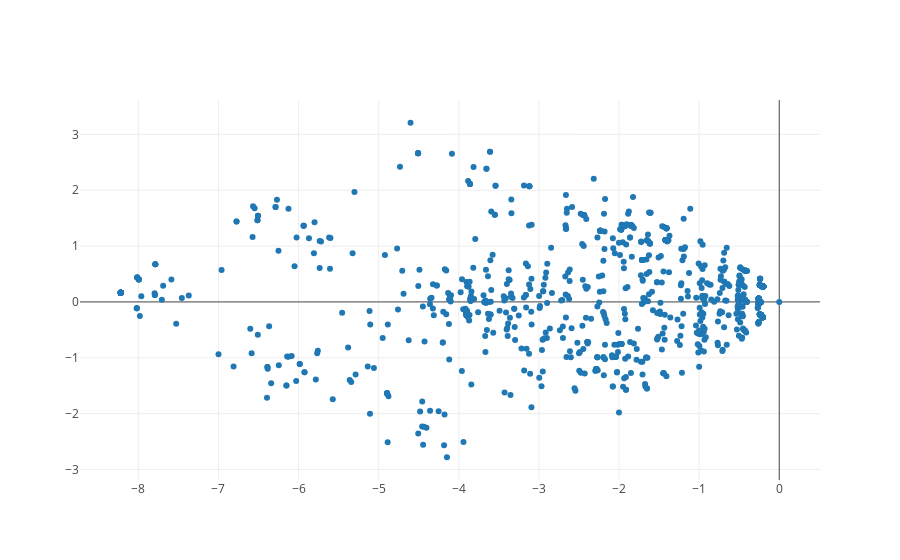

The cell this chart's notebook holds for it:
### Code cell
import plotly.offline as py
import plotly.graph_objs as go
from plotly.offline import get_plotlyjs, init_notebook_mode

PCAdf = oskar.PCA(df, "hgvauser@platinum:illumina_platinum", 2).toPandas()

init_notebook_mode(connected=True)

X = []
for i in PCAdf["PCA"]:
    X.append(i[0])
Y = []
for i in PCAdf["PCA"]:
    Y.append(i[1])

trace = go.Scatter(
    x = X,
    y = Y,
    mode = 'markers'
)

data = [trace]
    
py.iplot(data)

### Figure 1 — Plotly figure (JSON) as saved in the notebook; plotly's stock layout.template omitted (floating-point values rounded to 4 significant figures; data arrays with more than 128 entries replaced by an {"elided": "..."} marker saying what was removed)
{"data": [{"mode": "markers", "type": "scatter", "uid": "1ec23d85-3073-49b2-aad8-dadd8a7ea03d", "x": {"elided": "1000 float values"}, "y": {"elided": "1000 float values"}}], "layout": {"autosize": true, "xaxis": {"autorange": true, "range": [-8.711, 0.4906], "type": "linear"}, "yaxis": {"autorange": true, "range": [-3.276, 3.703], "type": "linear"}}}
